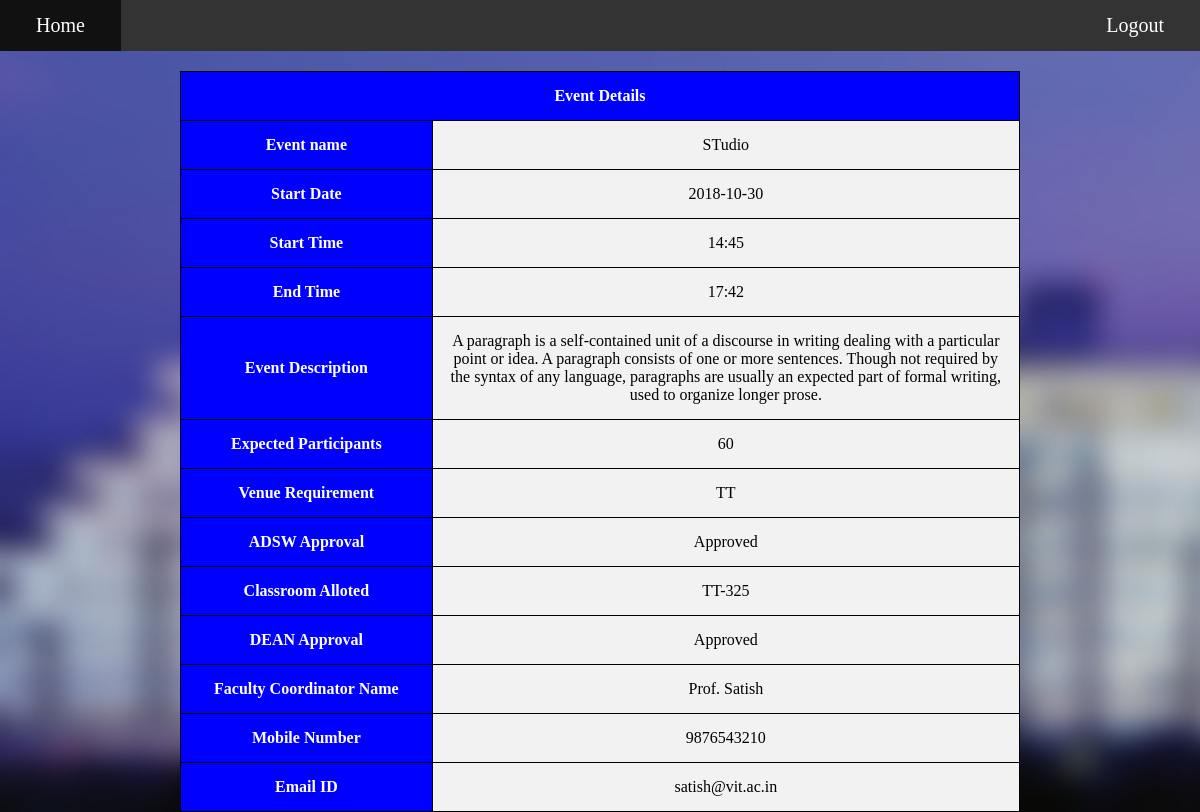
The page /evdet.php/?evname=STudio on the database its author committed.
### tables this page shows
CREATE TABLE `evnt` (
  `evname` varchar(30) NOT NULL,
  `stdt` varchar(15) NOT NULL,
  `stti` varchar(10) NOT NULL,
  `endti` varchar(10) NOT NULL,
  `evdesc` varchar(300) NOT NULL,
  `exppar` varchar(3) NOT NULL,
  `ven` varchar(5) NOT NULL,
  `adsw` varchar(15) DEFAULT NULL,
  `classrm` varchar(10) DEFAULT NULL,
  `Dean` varchar(15) DEFAULT NULL,
  `EMPID` varchar(6) NOT NULL
);

CREATE TABLE `fac` (
  `EMPID` varchar(6) NOT NULL,
  `Name` varchar(30) NOT NULL,
  `mobno` varchar(10) NOT NULL,
  `email` varchar(50) NOT NULL,
  `pass` varchar(30) NOT NULL
);

### evdet.php (the view, shortened to what this page needs)
<!DOCTYPE html>
<html>
<head>
	<link href="../front.css" rel="stylesheet" type="text/css">
</head>
<body style="margin: 0px;">
  <ul>
    <li id="home"><a href="../front.php">Home</a></li>
    <li style="float:right"><a href="../logout.php">Logout</a></li>
  </ul>
<table style="width:70%; " align="center">
 		<tr>
    		<th colspan="2">Event Details</th>
  		</tr>
  		<?php
		    $con = mysqli_connect("localhost", "root", "", "EVENT") or die(mysqli_error());
		  	$evname=$_GET['evname'];
		?>
  		<?php
        $sql= "select * from evnt where evname='".$evname."';";
        $res = mysqli_query($con,$sql);
        $row = mysqli_fetch_assoc($res);
		  ?>
  		<tr>
  			<th>
  				Event name
  			</th>
  			<td>
  		<?php
      		echo $row['evname'];
      	?>
    		</td>
    	</tr>
    	<tr>
    		<th>
  				Start Date
  			</th>
    		<td>
        <?php
          echo $row['stdt'];
        ?>
        </td>
    	</tr>
    	<tr>
    		<th>
  				Start Time
  			</th>
    		<td>
        <?php
          echo $row['stti'];
        ?>
        </td>
    	</tr>
    	<tr>
    		<th>
  				End Time
  			</th>
    		<td>
        <?php
          echo $row['endti'];
        ?>
        </td>
    	</tr>
      <tr>
    		<th>
  				Event Description
  			</th>
    		<td style="width: 70%">
        <?php
          echo $row['evdesc'];
        ?>
        </td>
    	</tr>
    	<tr>
    		<th>
  				Expected Participants
  			</th>
    		<td>
        <?php
          echo $row['exppar'];
        ?>
        </td>
    	</tr>
    	<tr>
    		<th>
  				Venue Requirement
  			</th>
    		<td>
        <?php
          echo $row['ven'];
        ?>
        </td>
    	</tr>
    	<tr>
    		<th>
  				ADSW Approval
  			</th>
    		<td>
        <?php
          echo $row['adsw'];
        ?>
        </td>
    	</tr>
    	<tr>
    		<th>
  				Classroom Alloted
  			</th>
    		<td>
        <?php
          echo $row['classrm'];
        ?>
        </td>
    	</tr>
    	<tr>
    		<th>
  				DEAN Approval
  			</th>
    		<td>
        <?php
          echo $row['Dean'];
        ?>
        </td>
    	</tr>
    	<tr>
    		<th>
  				Faculty Coordinator Name
  			</th>
    		<td>
        <?php
	        $sql= "select * from fac where EMPID='".$row['EMPID']."';";
	        $res = mysqli_query($con,$sql);
	        $row = mysqli_fetch_assoc($res);
          	echo $row['Name'];
        ?>
        </td>
    	</tr>
    	<tr>
    		<th>
  				Mobile Number
  			</th>
    		<td>
        <?php
          echo $row['mobno'];
        ?>
        </td>
    	</tr>
    	<tr>
    		<th>
  				Email ID
  			</th>
    		<td>
        <?php
          echo $row['email'];
        ?>
        </td>
    	</tr>
</table>
</body>
</html>

### front.css (style rules this page uses)
body { background: url(vitblur.jpg) no-repeat; background-size:cover; background-attachment: fixed; margin: 0px; }
ul { list-style-type: none; margin: 0; padding: 0; overflow: hidden; background-color: #333; }
li { float: left; }
li a { display:block; color:white; text-align: center; padding: 14px 36px; text-decoration: none; font-size: 20px; }

### evdet.php (style rules this page uses)
table,th,td { margin-top: 20px; border: 1px solid black; border-collapse: collapse; padding: 15px; }
td { background-color: #f2f2f2; text-align: center; }
th { background-color: blue; color: white; }

### rows shown on the page
evnt: evname "STudio", stdt "2018-10-30", stti "14:45", endti "17:42", evdesc "A paragraph is a self-contained unit of a discourse in writing dealing with a particular point or idea. A paragraph consists of one or more sentences. Though not required by the syntax of any language, paragraphs are usually an expected part of formal writing, used to organize longer prose.", exppar "60", ven "TT", adsw "Approved", classrm "TT-325", Dean "Approved"
fac: Name "Prof. Satish", mobno "9876543210", email "satish@vit.ac.in"
